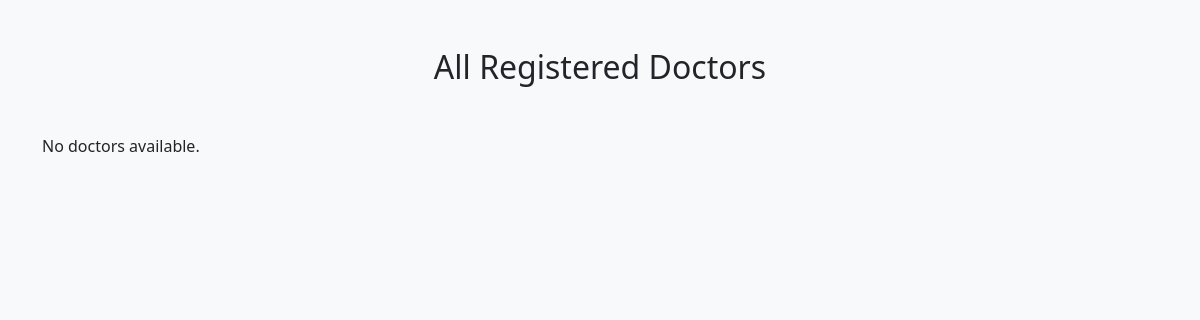
The app's page /all-doctors/, older data.
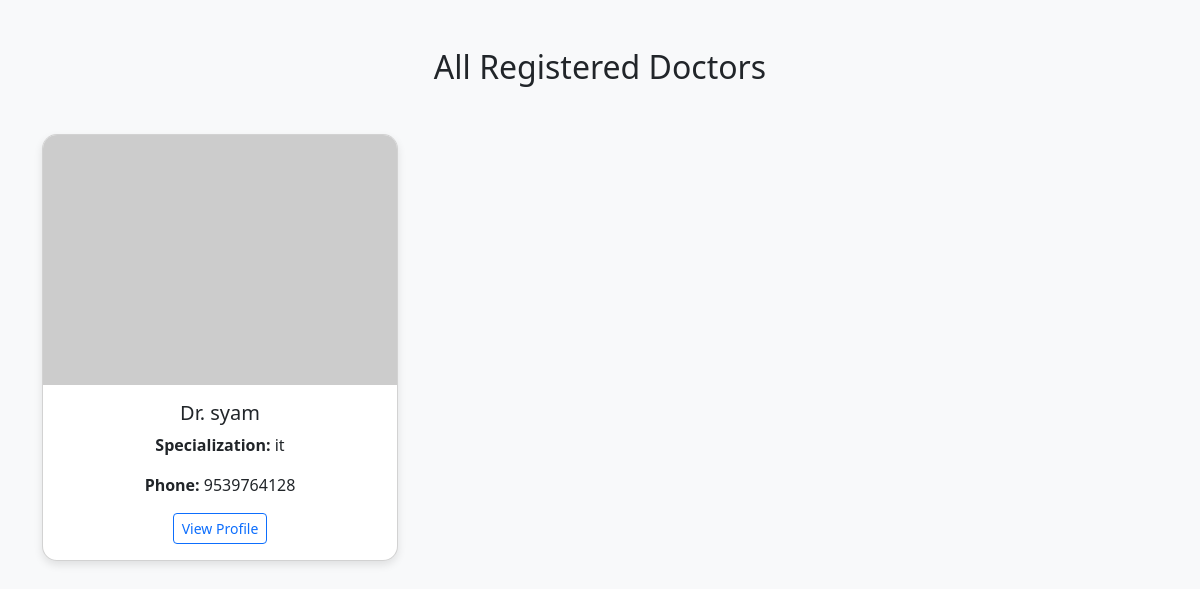
The same page, newer data.
### medicine/models.py (models this page shows, shortened)
class DoctorProfile(models.Model):
    user = models.OneToOneField(settings.AUTH_USER_MODEL, on_delete=models.CASCADE)
    specialization = models.CharField(max_length=100)
    phone_number = models.CharField(max_length=15)
    image = models.ImageField(upload_to='doctor_images/', null=True, blank=True)

### accounts/models.py (models this page shows)
class User(AbstractUser):
    USER_TYPE_CHOICES = (
        ('admin', 'Admin'),
        ('user','User'),
        ('pharmacists', 'Pharmacists'),
        ('doctor', 'Doctor'),
    )
    user_type = models.CharField(max_length=20, choices=USER_TYPE_CHOICES, default='user')

### medicine/views.py (the view)
# urls.py: path('all-doctors/', views.all_doctors, name='all_doctors'),
def all_doctors(request):
    doctors = DoctorProfile.objects.all()
    return render(request, 'all_doctors.html', {'doctors': doctors})

### medicine/templates/all_doctors.html (shortened to what this page needs)
<!DOCTYPE html>
<html lang="en">
<head>
    <link href="https://cdn.jsdelivr.net/npm/bootstrap@5.3.0/dist/css/bootstrap.min.css" rel="stylesheet">
</head>
<body class="bg-light">
    <div class="container mt-5">
        <h2 class="text-center mb-5">All Registered Doctors</h2>
        <div class="row">
            {% for doctor in doctors %}
            <div class="col-md-4 mb-4">
                <div class="card doctor-card">
                    {% if doctor.image %}
                        <img src="{{ doctor.image.url }}" alt="Doctor Image" class="doctor-img">
                    {% else %}
                        <img src="https://via.placeholder.com/400x250.png?text=No+Image" class="doctor-img" alt="No Image">
                    {% endif %}
                    <div class="card-body text-center">
                        <h5 class="card-title">Dr. {{ doctor.user.first_name }} {{ doctor.user.last_name }}</h5>
                        <p class="card-text"><strong>Specialization:</strong> {{ doctor.specialization }}</p>
                        <p class="card-text"><strong>Phone:</strong> {{ doctor.phone_number }}</p>
                        <a href="{% url 'doctor_detail' doctor.id %}" class="btn btn-outline-primary btn-sm">View Profile</a>
                    </div>
                </div>
            </div>
            {% empty %}
                <p>No doctors available.</p>
            {% endfor %}
        </div>
    </div>
</body>
</html>

Row changes from the older to the newer data that the page shows:
added DoctorProfile: user.first_name "syam", specialization "it", phone_number "9539764128"
Text that changed along with them:
text no longer shown: "No doctors available."
